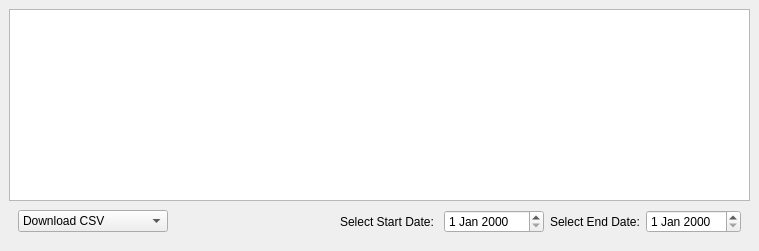
            <widget class="QWidget" name="home_page">
             <property name="sizePolicy">
              <sizepolicy hsizetype="Expanding" vsizetype="Expanding">
               <horstretch>0</horstretch>
               <verstretch>0</verstretch>
              </sizepolicy>
             </property>
             <layout class="QHBoxLayout" name="horizontalLayout_20">
              <property name="spacing">
               <number>0</number>
              </property>
              <property name="leftMargin">
               <number>0</number>
              </property>
              <property name="topMargin">
               <number>0</number>
              </property>
              <property name="rightMargin">
               <number>0</number>
              </property>
              <property name="bottomMargin">
               <number>0</number>
              </property>
              <item>
               <widget class="QStackedWidget" name="home_stacked">
                <property name="sizePolicy">
                 <sizepolicy hsizetype="Expanding" vsizetype="Expanding">
                  <horstretch>0</horstretch>
                  <verstretch>0</verstretch>
                 </sizepolicy>
                </property>
                <property name="minimumSize">
                 <size>
                  <width>0</width>
                  <height>0</height>
                 </size>
                </property>
                <property name="currentIndex">
                 <number>1</number>
                </property>
                <widget class="QWidget" name="no_account_page">
                 <layout class="QVBoxLayout" name="verticalLayout_6">
                  <item>
                   <widget class="QLabel" name="no_account_label">
                    <property name="minimumSize">
                     <size>
                      <width>200</width>
                      <height>200</height>
                     </size>
                    </property>
                    <property name="text">
                     <string>Select Account To View Transactions</string>
                    </property>
                    <property name="alignment">
                     <set>Qt::AlignmentFlag::AlignCenter</set>
                    </property>
                   </widget>
                  </item>
                 </layout>
                </widget>
                <widget class="QWidget" name="table_page">
                 <property name="sizePolicy">
                  <sizepolicy hsizetype="Expanding" vsizetype="Expanding">
                   <horstretch>0</horstretch>
                   <verstretch>0</verstretch>
                  </sizepolicy>
                 </property>
                 <layout class="QHBoxLayout" name="horizontalLayout_21">
                  <item>
                   <widget class="QWidget" name="widget_24" native="true">
                    <property name="sizePolicy">
                     <sizepolicy hsizetype="Expanding" vsizetype="Preferred">
                      <horstretch>0</horstretch>
                      <verstretch>0</verstretch>
                     </sizepolicy>
                    </property>
                    <property name="minimumSize">
                     <size>
                      <width>0</width>
                      <height>0</height>
                     </size>
                    </property>
                    <layout class="QVBoxLayout" name="verticalLayout_4" stretch="12,0">
                     <property name="spacing">
                      <number>0</number>
                     </property>
                     <property name="leftMargin">
                      <number>0</number>
                     </property>
                     <property name="topMargin">
                      <number>0</number>
                     </property>
                     <property name="rightMargin">
                      <number>0</number>
                     </property>
                     <property name="bottomMargin">
                      <number>0</number>
                     </property>
                     <item>
                      <widget class="QTableView" name="tableView">
                       <property name="minimumSize">
                        <size>
                         <width>0</width>
                         <height>0</height>
                        </size>
                       </property>
                      </widget>
                     </item>
                     <item>
                      <widget class="QWidget" name="widget_25" native="true">
                       <property name="minimumSize">
                        <size>
                         <width>0</width>
                         <height>40</height>
                        </size>
                       </property>
                       <layout class="QHBoxLayout" name="horizontalLayout_22">
                        <item>
                         <widget class="QComboBox" name="download_df_combo">
                          <property name="sizePolicy">
                           <sizepolicy hsizetype="Preferred" vsizetype="Fixed">
                            <horstretch>0</horstretch>
                            <verstretch>0</verstretch>
                           </sizepolicy>
                          </property>
                          <property name="minimumSize">
                           <size>
                            <width>150</width>
                            <height>0</height>
                           </size>
                          </property>
                          <property name="sizeIncrement">
                           <size>
                            <width>150</width>
                            <height>0</height>
                           </size>
                          </property>
                          <item>
                           <property name="text">
                            <string>Download CSV</string>
                           </property>
                          </item>
                          <item>
                           <property name="text">
                            <string>Download PDF</string>
                           </property>
                          </item>
                         </widget>
                        </item>
                        <item>
                         <spacer name="horizontalSpacer_10">
                          <property name="orientation">
                           <enum>Qt::Orientation::Horizontal</enum>
                          </property>
                          <property name="sizeHint" stdset="0">
                           <size>
                            <width>166</width>
                            <height>10</height>
                           </size>
                          </property>
                         </spacer>
                        </item>
                        <item>
                         <widget class="QLabel" name="start_date_label">
                          <property name="sizePolicy">
                           <sizepolicy hsizetype="Preferred" vsizetype="Preferred">
                            <horstretch>0</horstretch>
                            <verstretch>0</verstretch>
                           </sizepolicy>
                          </property>
                          <property name="text">
                           <string>Select Start Date: </string>
                          </property>
                         </widget>
                        </item>
                        <item>
                         <widget class="QDateEdit" name="start_date_edit">
                          <property name="minimumSize">
                           <size>
                            <width>100</width>
                            <height>0</height>
                           </size>
                          </property>
                         </widget>
                        </item>
                        <item>
                         <widget class="QLabel" name="end_date_label">
                          <property name="text">
                           <string>Select End Date:</string>
                          </property>
                         </widget>
                        </item>
                        <item>
                         <widget class="QDateEdit" name="end_date_edit"/>
                        </item>
                       </layout>
                      </widget>
                     </item>
                    </layout>
                   </widget>
                  </item>
                 </layout>
                </widget>
               </widget>
              </item>
             </layout>
            </widget>
